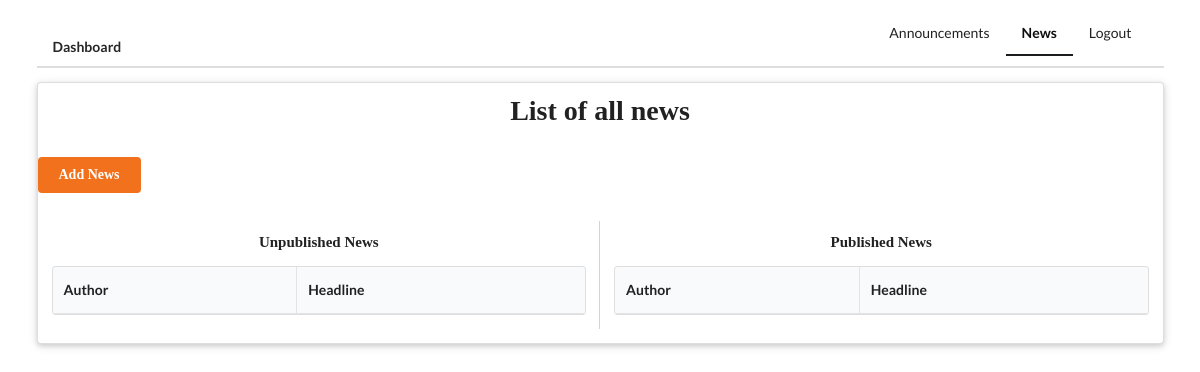
The page /staff/news/ (signed in) on the database as committed earlier.
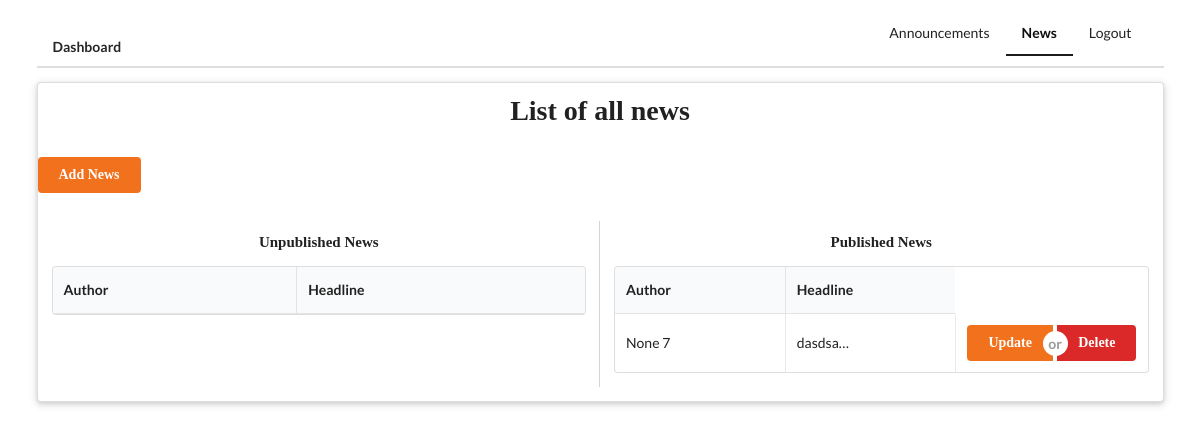
The same page on the database as committed later.
### staff/models.py (models this page shows, shortened)
class News(models.Model):
    author = models.CharField(max_length=100, blank=True)
    author_additional_info = models.CharField(max_length=100, blank=True)
    headline = models.CharField(max_length=200)
    headline_image = models.ImageField(upload_to="news_pictures/%Y/%m/%d", blank=True, null=True)
    body_text = models.CharField(max_length=10000)
    other_image = models.ImageField(upload_to="news_pictures/%Y/%m/%d", blank=True, null=True)
    created_date = models.DateTimeField(default=timezone.now)
    published_date = models.DateTimeField(blank=True, null=True)

### staff/views.py (the view)
# urls.py: path('news/', views.NewsListView.as_view(), name="news"),
class NewsListView(LoginRequiredMixin, ListView):
    redirect_field_name = 'staff/index.html'
    model = News
    context_object_name = "news"
    def get_queryset(self):
        return News.objects.order_by('-created_date')

### templates/staff/news_list.html (shortened to what this page needs)
{% extends 'staff/base_staff.html' %}
{% block news %}
  active
{% endblock %}
{% block main_content %}
  <div class="ui raised segment">
    <div class="ui grid">
      <div class="row">
        <div class="center aligned column">
          <h1 class="ui header">List of all news</h1>
        </div>
      </div>
      <div class="row">
        <a href="{% url 'staff:create_news' %}" class="ui orange button">Add News</a>
      </div>
      <div class="ui row stackable center aligned two column internally celled grid">
        <div class="ui eight wide computer sixteen wide tablet column">
          <div class="row">
            <div class="column">
              <h4 class="ui header">Unpublished News</h4>
            </div>
          </div>
          <table class="ui three column celled table">
            <thead>
              <tr>
                <th>Author</th>
                <th>Headline</th>
              </tr>
            </thead>
          </table>
        </div>
        <div class="ui eight wide computer sixteen wide tablet column">
          <div class="row">
            <div class="column">
              <h4 class="ui header">Published News</h4>
            </div>
          </div>
          <table class="ui three column celled table">
            <thead>
              <tr>
                <th>Author</th>
                <th>Headline</th>
              </tr>
            </thead>
            <tbody>
              {% for news in news %}
              <tr>
                {% if news.published_date %}
                <td>
                  {% if news.author %} {{ news.author }} {% else %} None {% endif %}
                  {{ news.pk }}
                </td>
                <td>
                  {{ news.headline|safe|truncatechars:10 }}
                </td>
                <td>
                  <div class="ui buttons">
                      <a href="{% url 'staff:update_news' pk=news.pk %}" class="ui orange button">Update</a>
                      <div class="or"></div>
                      <a href="{% url 'staff:delete_news' pk=news.pk %}" class="ui red button">Delete</a>
                  </div>
                </td>
                {% endif %}
              </tr>
              {% endfor %}
            </tbody>
          </table>
        </div>
      </div>
    </div>
  </div>
{% endblock %}

Rows that differ between the two databases and show on the page:
added News: author "None", pk "7", headline "dasdsa…"
